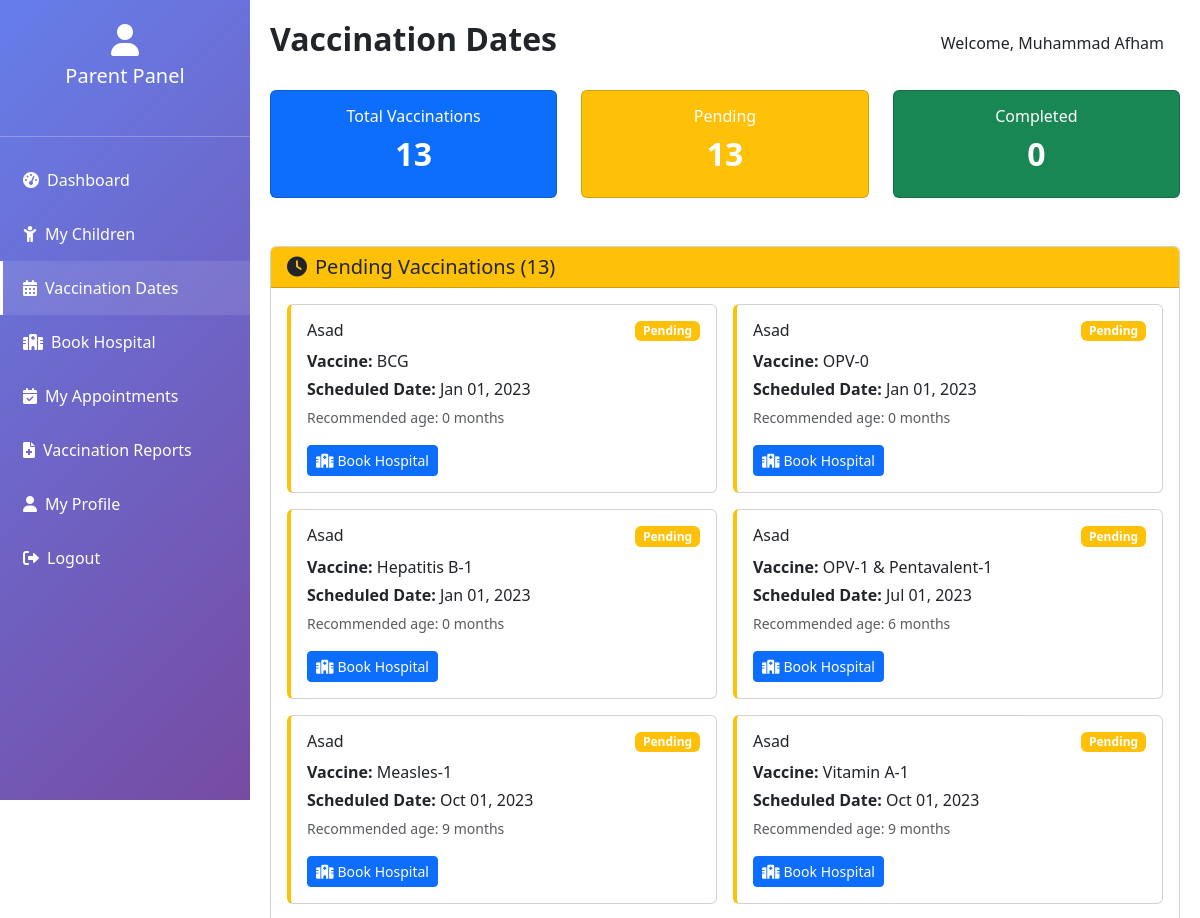
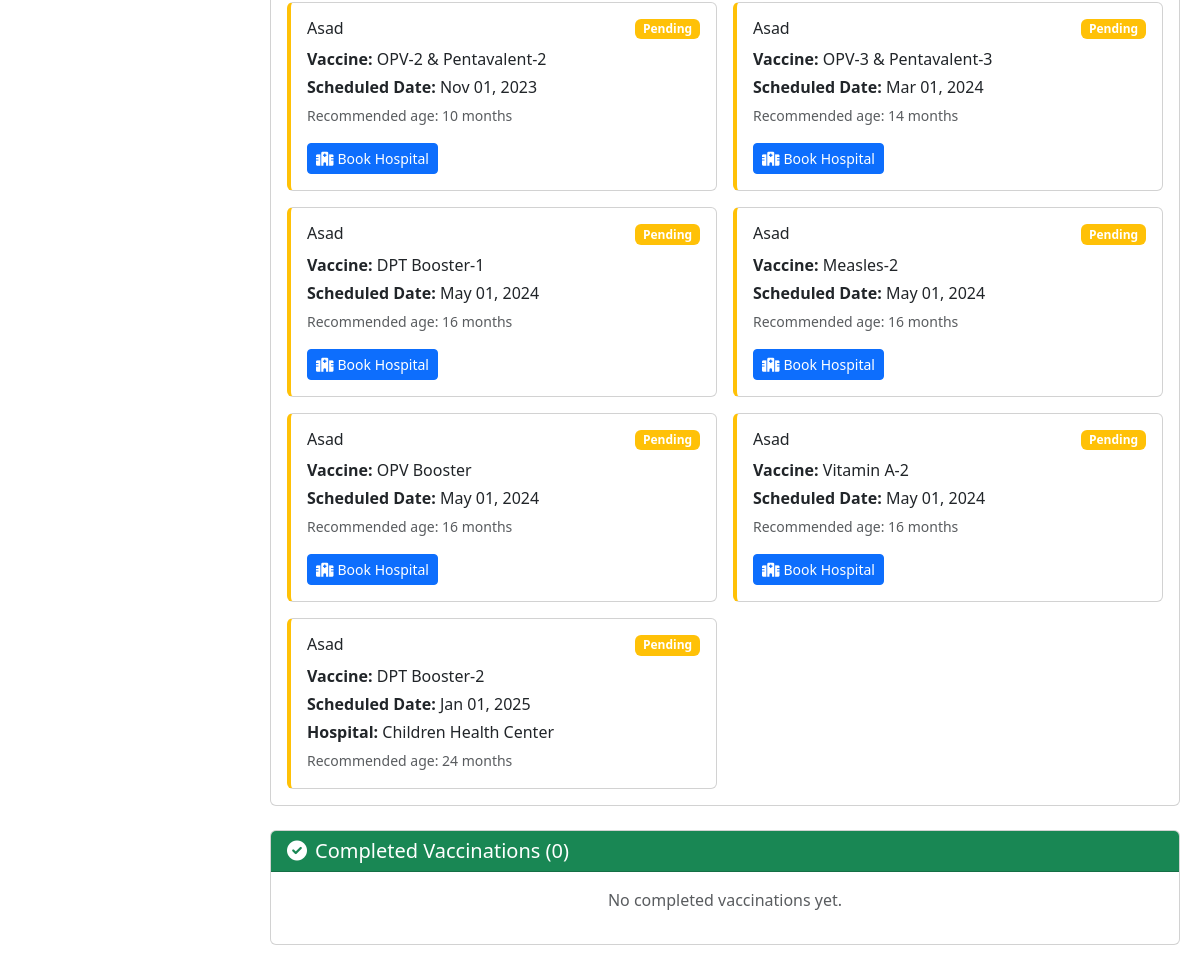
The app's page /parent/vaccination_dates.php (signed in) with its own data (2 pictures, top to bottom).
### tables this page shows
CREATE TABLE `vaccination_schedule` (
  `id` int(11) NOT NULL AUTO_INCREMENT,
  `child_id` int(11) NOT NULL,
  `vaccine_id` int(11) NOT NULL,
  `scheduled_date` date NOT NULL,
  `status` enum('pending','completed','missed') DEFAULT 'pending',
  `hospital_id` int(11) DEFAULT NULL,
  `notes` text DEFAULT NULL,
  `created_at` timestamp NOT NULL DEFAULT current_timestamp(),
  PRIMARY KEY (`id`),
  KEY `child_id` (`child_id`),
  KEY `vaccine_id` (`vaccine_id`),
  KEY `hospital_id` (`hospital_id`),
  CONSTRAINT `vaccination_schedule_ibfk_1` FOREIGN KEY (`child_id`) REFERENCES `children` (`id`) ON DELETE CASCADE,
  CONSTRAINT `vaccination_schedule_ibfk_2` FOREIGN KEY (`vaccine_id`) REFERENCES `vaccines` (`id`) ON DELETE CASCADE,
  CONSTRAINT `vaccination_schedule_ibfk_3` FOREIGN KEY (`hospital_id`) REFERENCES `hospitals` (`id`) ON DELETE SET NULL
);

CREATE TABLE `children` (
  `id` int(11) NOT NULL AUTO_INCREMENT,
  `parent_id` int(11) NOT NULL,
  `name` varchar(100) NOT NULL,
  `date_of_birth` date NOT NULL,
  `gender` enum('male','female','other') NOT NULL,
  `birth_weight` decimal(5,2) DEFAULT NULL,
  `blood_group` varchar(5) DEFAULT NULL,
  `created_at` timestamp NOT NULL DEFAULT current_timestamp(),
  PRIMARY KEY (`id`),
  KEY `parent_id` (`parent_id`),
  CONSTRAINT `children_ibfk_1` FOREIGN KEY (`parent_id`) REFERENCES `users` (`id`) ON DELETE CASCADE
);

CREATE TABLE `vaccines` (
  `id` int(11) NOT NULL AUTO_INCREMENT,
  `name` varchar(100) NOT NULL,
  `description` text DEFAULT NULL,
  `recommended_age_months` int(11) NOT NULL,
  `dosage` varchar(50) DEFAULT NULL,
  `manufacturer` varchar(100) DEFAULT NULL,
  `status` enum('available','unavailable') DEFAULT 'available',
  `created_at` timestamp NOT NULL DEFAULT current_timestamp(),
  PRIMARY KEY (`id`)
);

CREATE TABLE `hospitals` (
  `id` int(11) NOT NULL AUTO_INCREMENT,
  `name` varchar(200) NOT NULL,
  `address` text NOT NULL,
  `phone` varchar(15) DEFAULT NULL,
  `email` varchar(100) DEFAULT NULL,
  `contact_person` varchar(100) DEFAULT NULL,
  `latitude` decimal(10,8) DEFAULT NULL,
  `longitude` decimal(11,8) DEFAULT NULL,
  `created_at` timestamp NOT NULL DEFAULT current_timestamp(),
  `status` enum('active','inactive') DEFAULT 'active',
  PRIMARY KEY (`id`)
);

### parent/vaccination_dates.php (the view, shortened to what this page needs)
<?php
$database = new Database();
$db = $database->getConnection();
$query = "SELECT vs.*, v.name as vaccine_name, v.recommended_age_months,
                 h.name as hospital_name, c.name as child_name,
                 c.date_of_birth
          FROM vaccination_schedule vs
          JOIN vaccines v ON vs.vaccine_id = v.id
          LEFT JOIN hospitals h ON vs.hospital_id = h.id
          JOIN children c ON vs.child_id = c.id
          WHERE c.parent_id = :parent_id
          ORDER BY vs.scheduled_date ASC, c.name ASC";
$stmt = $db->prepare($query);
$stmt->bindParam(':parent_id', $_SESSION['user_id']);
$stmt->execute();
$vaccination_schedule = $stmt->fetchAll(PDO::FETCH_ASSOC);
$pending_vaccinations = array_filter($vaccination_schedule, function($v) {
    return $v['status'] === 'pending';
});
$completed_vaccinations = array_filter($vaccination_schedule, function($v) {
    return $v['status'] === 'completed';
});
?>
<!DOCTYPE html>
<html lang="en">
<head>
    <link href="https://cdn.jsdelivr.net/npm/bootstrap@5.3.0/dist/css/bootstrap.min.css" rel="stylesheet">
    <link href="https://cdnjs.cloudflare.com/ajax/libs/font-awesome/6.0.0/css/all.min.css" rel="stylesheet">
</head>
<body>
    <div class="sidebar">
        <div class="text-center py-4">
            <i class="fas fa-user fa-2x mb-2"></i>
            <h5>Parent Panel</h5>
        </div>
        <hr>
        <nav class="nav flex-column">
            <a class="nav-link" href="dashboard.php">
                <i class="fas fa-tachometer-alt me-2"></i>Dashboard
            </a>
            <a class="nav-link" href="children.php">
                <i class="fas fa-child me-2"></i>My Children
            </a>
            <a class="nav-link active" href="vaccination_dates.php">
                <i class="fas fa-calendar-alt me-2"></i>Vaccination Dates
            </a>
            <a class="nav-link" href="book_hospital.php">
                <i class="fas fa-hospital me-2"></i>Book Hospital
            </a>
            <a class="nav-link" href="appointments.php">
                <i class="fas fa-calendar-check me-2"></i>My Appointments
            </a>
            <a class="nav-link" href="reports.php">
                <i class="fas fa-file-medical me-2"></i>Vaccination Reports
            </a>
            <a class="nav-link" href="profile.php">
                <i class="fas fa-user me-2"></i>My Profile
            </a>
            <a class="nav-link" href="../logout.php">
                <i class="fas fa-sign-out-alt me-2"></i>Logout
            </a>
        </nav>
    </div>
    <div class="main-content">
        <div class="d-flex justify-content-between align-items-center mb-4">
            <h2 class="fw-bold">Vaccination Dates</h2>
            <div class="d-flex align-items-center">
                <span class="me-3">Welcome, <?php echo $_SESSION['full_name']; ?></span>
            </div>
        </div>
        <div class="row g-4 mb-5">
            <div class="col-md-4">
                <div class="card text-white bg-primary">
                    <div class="card-body text-center">
                        <h6 class="card-title">Total Vaccinations</h6>
                        <h2 class="fw-bold"><?php echo count($vaccination_schedule); ?></h2>
                    </div>
                </div>
            </div>
            <div class="col-md-4">
                <div class="card text-white bg-warning">
                    <div class="card-body text-center">
                        <h6 class="card-title">Pending</h6>
                        <h2 class="fw-bold"><?php echo count($pending_vaccinations); ?></h2>
                    </div>
                </div>
            </div>
            <div class="col-md-4">
                <div class="card text-white bg-success">
                    <div class="card-body text-center">
                        <h6 class="card-title">Completed</h6>
                        <h2 class="fw-bold"><?php echo count($completed_vaccinations); ?></h2>
                    </div>
                </div>
            </div>
        </div>
        <div class="card mb-4">
            <div class="card-header bg-warning text-dark">
                <h5 class="mb-0"><i class="fas fa-clock me-2"></i>Pending Vaccinations (<?php echo count($pending_vaccinations); ?>)</h5>
            </div>
            <div class="card-body">
                <?php if (count($pending_vaccinations) > 0): ?>
                    <div class="row g-3">
                        <?php foreach ($pending_vaccinations as $vaccination): ?>
                            <div class="col-md-6">
                                <div class="card vaccination-card status-pending">
                                    <div class="card-body">
                                        <div class="d-flex justify-content-between align-items-start mb-2">
                                            <h6 class="card-title mb-0"><?php echo $vaccination['child_name']; ?></h6>
                                            <span class="badge bg-warning">Pending</span>
                                        </div>
                                        <p class="card-text mb-1">
                                            <strong>Vaccine:</strong> <?php echo $vaccination['vaccine_name']; ?>
                                        </p>
                                        <p class="card-text mb-1">
                                            <strong>Scheduled Date:</strong>
                                            <?php echo date('M d, Y', strtotime($vaccination['scheduled_date'])); ?>
                                        </p>
                                        <?php if ($vaccination['hospital_name']): ?>
                                            <p class="card-text mb-1">
                                                <strong>Hospital:</strong> <?php echo $vaccination['hospital_name']; ?>
                                            </p>
                                        <?php endif; ?>
                                        <p class="card-text mb-0">
                                            <small class="text-muted">
                                                Recommended age: <?php echo $vaccination['recommended_age_months']; ?> months
                                            </small>
                                        </p>
                                        <?php if (!$vaccination['hospital_name']): ?>
                                            <div class="mt-3">
                                                <a href="book_hospital.php?vaccination_id=<?php echo $vaccination['id']; ?>"
                                                   class="btn btn-sm btn-primary">
                                                    <i class="fas fa-hospital me-1"></i>Book Hospital
                                                </a>
                                            </div>
                                        <?php endif; ?>
                                    </div>
                                </div>
                            </div>
                        <?php endforeach; ?>
                    </div>
                <?php else: ?>
                    <p class="text-center text-muted">No pending vaccinations.</p>
                <?php endif; ?>
            </div>
        </div>
        <div class="card">
            <div class="card-header bg-success text-white">
                <h5 class="mb-0"><i class="fas fa-check-circle me-2"></i>Completed Vaccinations (<?php echo count($completed_vaccinations); ?>)</h5>
            </div>
            <div class="card-body">
                <?php if (count($completed_vaccinations) > 0): ?>
                    <div class="table-responsive">
                        <table class="table table-striped">
                            <thead>
                                <tr>
                                    <th>Child Name</th>
                                    <th>Vaccine</th>
                                    <th>Completed Date</th>
                                    <th>Hospital</th>
                                    <th>Status</th>
                                </tr>
                            </thead>
                            <tbody>
                                <?php foreach ($completed_vaccinations as $vaccination): ?>
                                    <tr>
                                        <td><?php echo $vaccination['child_name']; ?></td>
                                        <td><?php echo $vaccination['vaccine_name']; ?></td>
                                        <td><?php echo date('M d, Y', strtotime($vaccination['scheduled_date'])); ?></td>
                                        <td><?php echo $vaccination['hospital_name'] ?: 'Not specified'; ?></td>
                                        <td>
                                            <span class="badge bg-success">Completed</span>
                                        </td>
                                    </tr>
                                <?php endforeach; ?>
                            </tbody>
                        </table>
                    </div>
                <?php else: ?>
                    <p class="text-center text-muted">No completed vaccinations yet.</p>
                <?php endif; ?>
            </div>
        </div>
    </div>
</body>
</html>

### parent/vaccination_dates.php (style rules this page uses)
.sidebar { background: linear-gradient(135deg, #667eea 0%, #764ba2 100%); color: white; height: 100vh; position: fixed; width: 250px; }
.sidebar .nav-link { color: white; padding: 15px 20px; border-left: 3px solid transparent; }
.sidebar .nav-link:hover, .sidebar .nav-link.active { background: rgba(255,255,255,0.1); border-left-color: white; }
.main-content { margin-left: 250px; padding: 20px; }
.vaccination-card { border-left: 4px solid; transition: transform 0.2s ease; }
.status-pending { border-left-color: #ffc107; }

### records on screen
vaccination_schedule: child.name "Asad", vaccine.name "BCG", scheduled_date "Jan 01, 2023", vaccine.recommended_age_months "0"
vaccination_schedule: child.name "Asad", vaccine.name "OPV-0", scheduled_date "Jan 01, 2023", vaccine.recommended_age_months "0"
vaccination_schedule: child.name "Asad", vaccine.name "Hepatitis B-1", scheduled_date "Jan 01, 2023", vaccine.recommended_age_months "0"
vaccination_schedule: child.name "Asad", vaccine.name "OPV-1 & Pentavalent-1", scheduled_date "Jul 01, 2023", vaccine.recommended_age_months "6"
vaccination_schedule: child.name "Asad", vaccine.name "Measles-1", scheduled_date "Oct 01, 2023", vaccine.recommended_age_months "9"
vaccination_schedule: child.name "Asad", vaccine.name "Vitamin A-1", scheduled_date "Oct 01, 2023", vaccine.recommended_age_months "9"
vaccination_schedule: child.name "Asad", vaccine.name "OPV-2 & Pentavalent-2", scheduled_date "Nov 01, 2023", vaccine.recommended_age_months "10"
vaccination_schedule: child.name "Asad", vaccine.name "OPV-3 & Pentavalent-3", scheduled_date "Mar 01, 2024", vaccine.recommended_age_months "14"
vaccination_schedule: child.name "Asad", vaccine.name "DPT Booster-1", scheduled_date "May 01, 2024", vaccine.recommended_age_months "16"
vaccination_schedule: child.name "Asad", vaccine.name "Measles-2", scheduled_date "May 01, 2024", vaccine.recommended_age_months "16"
vaccination_schedule: child.name "Asad", vaccine.name "OPV Booster", scheduled_date "May 01, 2024", vaccine.recommended_age_months "16"
vaccination_schedule: child.name "Asad", vaccine.name "Vitamin A-2", scheduled_date "May 01, 2024", vaccine.recommended_age_months "16"
vaccination_schedule: child.name "Asad", vaccine.name "DPT Booster-2", scheduled_date "Jan 01, 2025", hospital.name "Children Health Center", vaccine.recommended_age_months "24"

### other values on screen
$_SESSION['full_name'] "Muhammad Afham"
count($vaccination_schedule) "13"
count($pending_vaccinations) "13"
count($completed_vaccinations) "0"
